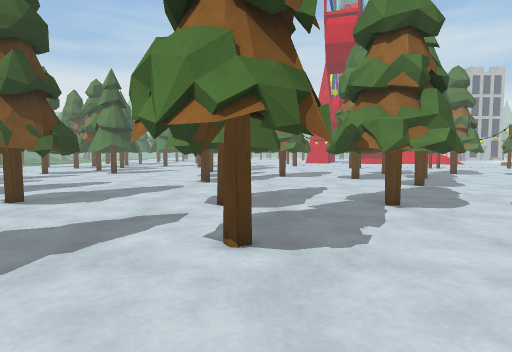
View 1 (above)

21 first-person views from a walk through a 3-D level made in the Unity game engine. The camera is 1.3 m above the floor, tilts 4° down and sees 75° across. The floor is counted in squares, 1 m on a side. Each view is taken from the middle of a square. On the plan, view 1 faces up. The plan holds only what a view shows up to about 14 squares ahead; the rest is blank. The place goes on beyond the plan. The player is left out. Door leaves are left out, so doorways stand open. Some surface patterns are stand-ins.

View 2
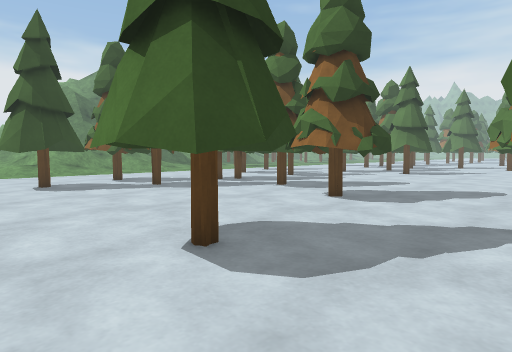

View 3
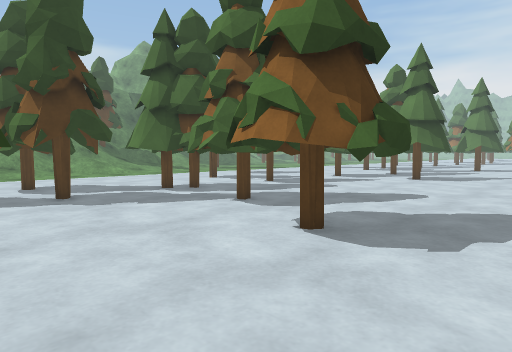

View 4
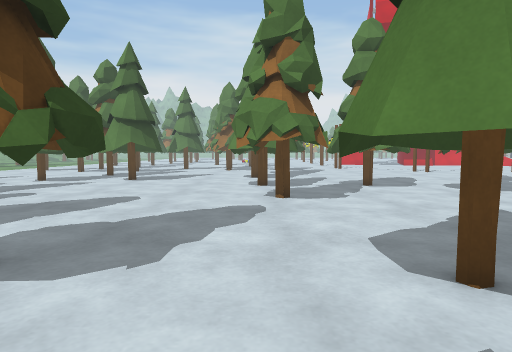

View 5
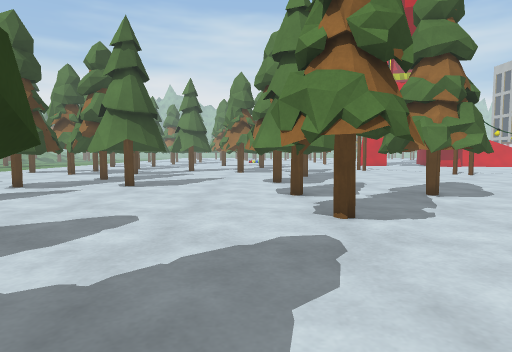

View 6
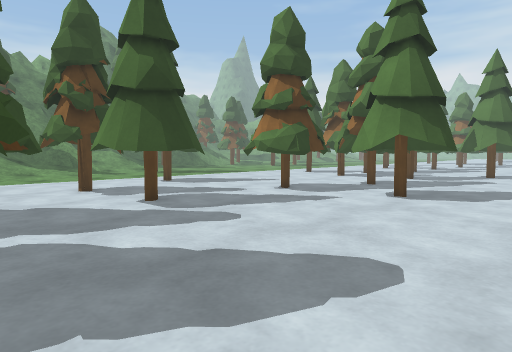

View 7
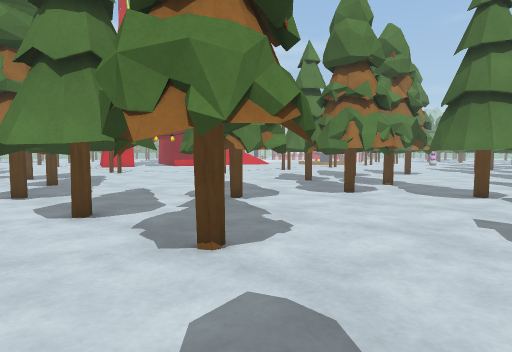

View 8
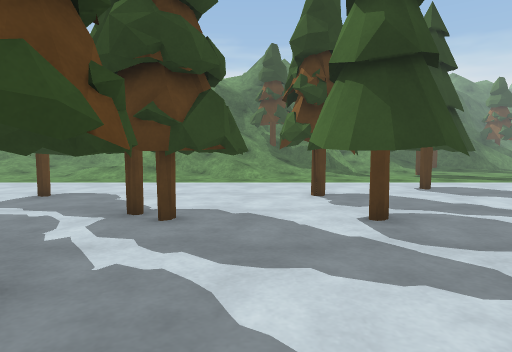

View 9
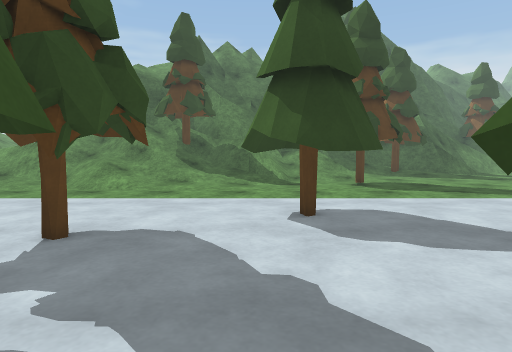

View 10
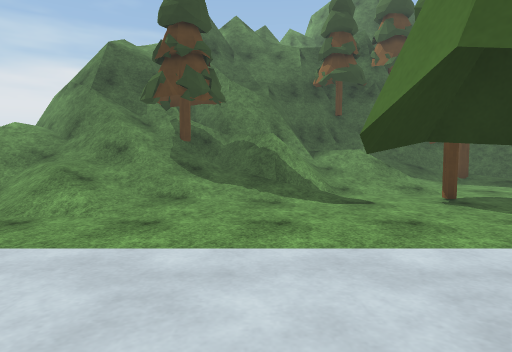

View 11
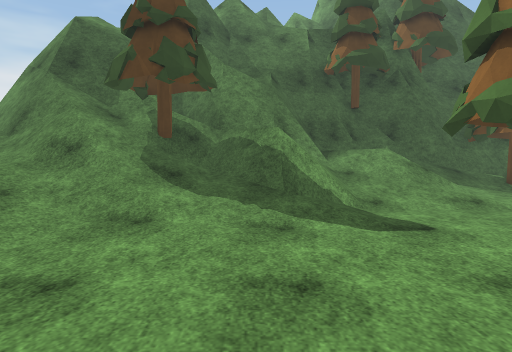

View 12
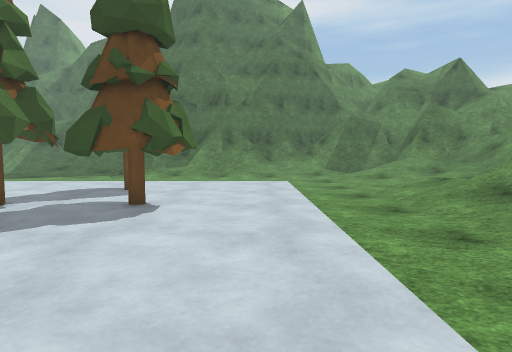

View 13
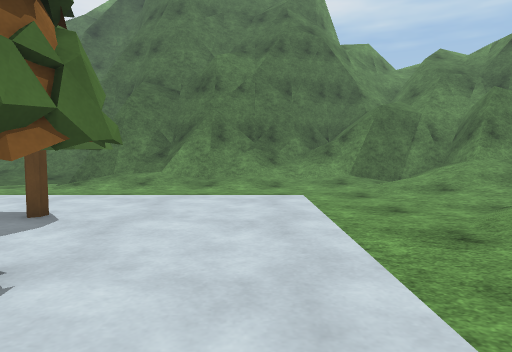

View 14
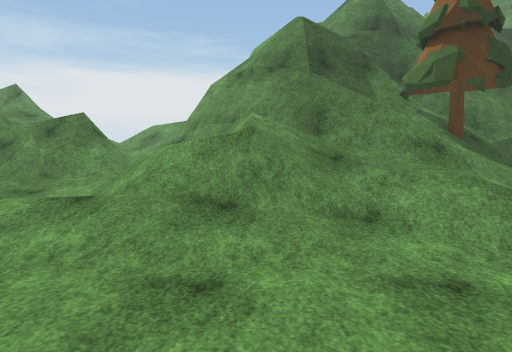

View 15
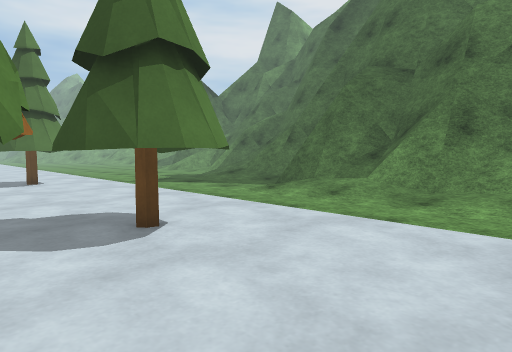

View 16
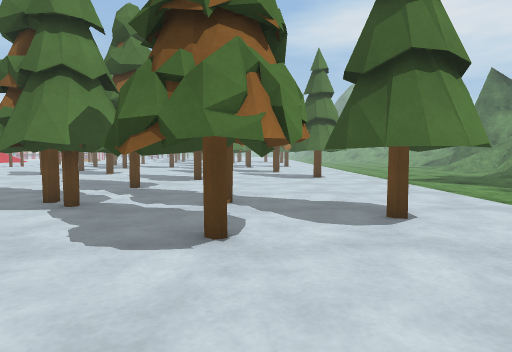

View 17
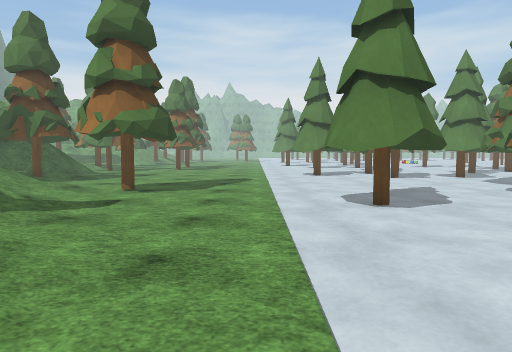

View 18
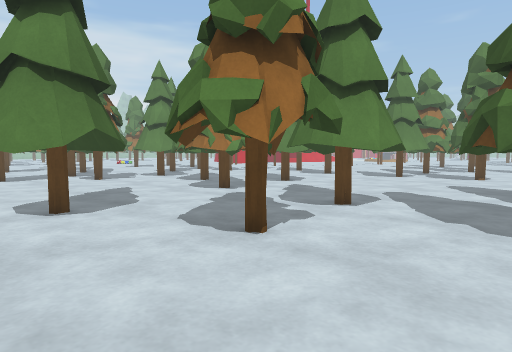

View 19
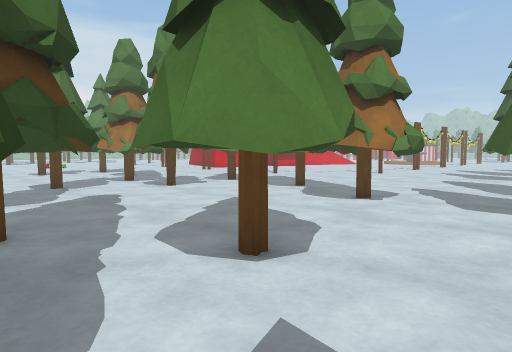

View 20
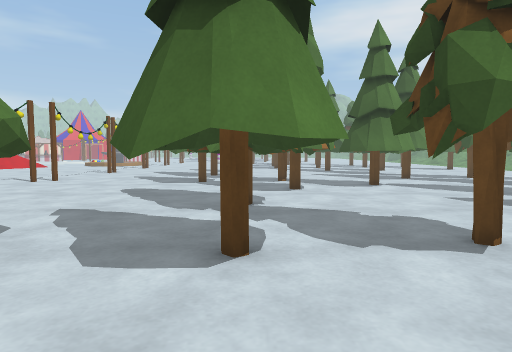

View 21
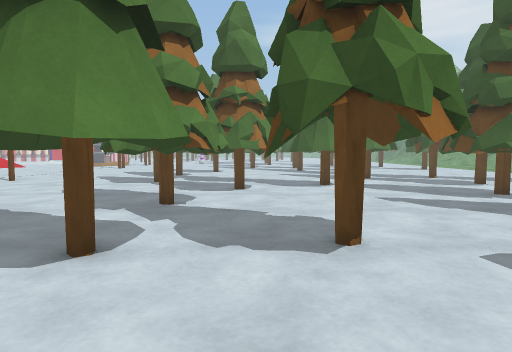

### Floor plan
Key: @ floor where view 1 was taken; # wall or solid block; x gap in a wall; . main floor; : floor 0.25 m higher than the main floor; + floor 0.5 m higher than the main floor; * floor 0.75 m higher than the main floor; % floor 2 m higher than the main floor; & floor 2.25 m higher than the main floor; / step, stairs or slope; = window, fence, low wall or low ledge; T pine tree; O other object.
Columns run from 34 left of view 1 to 7 right of it. Each row starts with its distance up from view 1.
 25 #TT .................TTTT......OOOO ......
 24 #///.................TTTT..... TT.........
 23 #/ //...T.............TTT.....TTT.........
 22 #  ///..T...........TT .TTT...TTT........O
 21 # ////......... ....TTT.T#T...TTT........O
 20 #/////........TTT...TTT.TTT....TT..TT....O
 19 ##=/////......T#T...TTT.......TTTTTT  ...O
 18  #= ////......TTT.............TTTTTTTTTTTT
 17  ##%#x/:............TT........TTT..TTTTTT
 16  ##T=*//........TTTTTTT........TTT....T.TT
 15 ##TT/////.......TTTTTTT........TTT....TTT
 14 #=#TT////.......T.T.TT.........TTT.....TTT
 13  ##TTT/////.........TT.........TT......TTT
 12  ##////////........TT TTTT.............TTT
 11  ##/=/////.........TTTTTTT................
 10  ###=////..........TTT.TTT TTT...TT..TT...
  9 ####//////.........TTT.TTTTTTT..TTT TTT ..
  8 ###///////......TTTTTT....TTTT..TTTTTTTTTT
  7 ##/ //////......TTT.TT.....TT...TTT..TTTTT
  6 #/    ////......TTTTTTT..........TTT.... T
  5 //    ////......TTTT.............TTT...
  4 ///##//++/.......TTT........TTT.TTTT..
  3 //##=+:://.......TTTT.......T#T..TT...
  2  =##=+/ ..........TT........TTT......
  1   #=///:.....................T..
  0   &// ///..................  ..  .@
 -1   &/ /////.................
 -2      ==///.................
 -3     ###//.//..//.///::.....
 -4      ##=##=/////##=/##=....

Where each view was taken, in squares from view 1:
view 1: 0 up, 0 right, facing up
view 2: 0 up, 1 left, facing up-left
view 3: 4 up, 3 left, facing up-left
view 4: 5 up, 3 left, facing up
view 5: 8 up, 4 left, facing up
view 6: 11 up, 5 left, facing up-left
view 7: 11 up, 5 left, facing up-right
view 8: 13 up, 7 left, facing left
view 9: 18 up, 12 left, facing left
view 10: 17 up, 17 left, facing left
view 11: 17 up, 20 left, facing left
view 12: 15 up, 20 left, facing down
view 13: 10 up, 20 left, facing down
view 14: 8 up, 20 left, facing left
view 15: 6 up, 21 left, facing down-right
view 16: 6 up, 22 left, facing right
view 17: 11 up, 22 left, facing up
view 18: 11 up, 21 left, facing up-right
view 19: 18 up, 12 left, facing up-right
view 20: 18 up, 7 left, facing right
view 21: 16 up, 7 left, facing right
